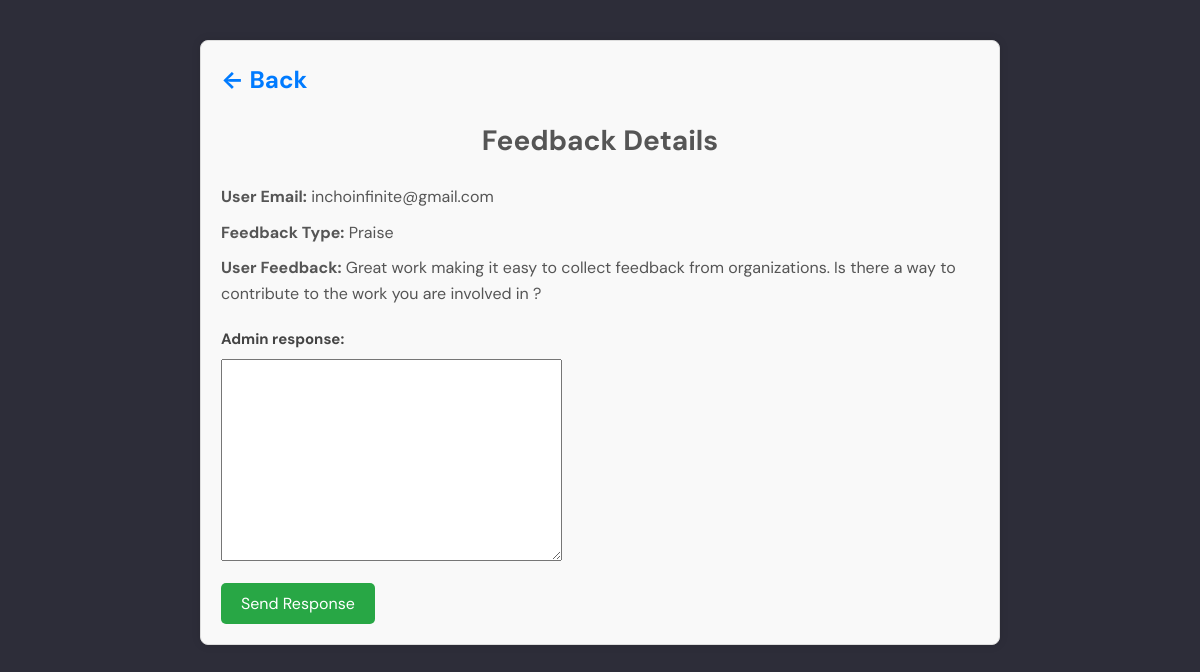
Screenshot of /reply_feedback/19/ with the database file from the repository.
### base/models.py (models this page shows, shortened)
class UserFeedback(models.Model):
    organization = models.ForeignKey(RegisteredOrg, on_delete=models.CASCADE, null=True)
    user_email = models.EmailField(max_length=200, null=True, blank=True)
    feedback_type = models.ForeignKey(FeedbackType, on_delete=models.CASCADE, null=True, blank=True)
    user_feedback = models.TextField()
    user_ratings = models.IntegerField(null=True, blank=True)
    submited_to = models.EmailField(max_length=100, null=True, blank=True)
    submit_date = models.DateTimeField(auto_now_add=True)
    admin_response = models.TextField(null=True, blank=True)
    response_sent = models.BooleanField(default=False)

class FeedbackType(models.Model):
    name = models.CharField(max_length=100, null=True)
    def __str__(self) :
        return self.name

### base/views_admin.py (the view, shortened to what this page needs)
# urls.py: path('reply_feedback/<str:pk>/', views_admin.reply_feedback, name="reply_feedback"),
def reply_feedback(request, pk):
    feedback = UserFeedback.objects.get(id=pk)
    form = AdminResponseForm(instance=feedback)
    context = {'feedback': feedback, 'form': form}
    return render(request, 'base/reply_feedback.html', context)

### base/forms.py
class AdminResponseForm(ModelForm):
    class Meta:
        model = UserFeedback
        fields = ['admin_response']

### base/templates/base/reply_feedback.html (shortened to what this page needs)
{% extends 'index.html' %} {% block content %}
<div class="feedback-container" style="max-width: 800px; margin: 40px auto; padding: 20px; border: 1px solid #ddd; border-radius: 8px; box-shadow: 0px 0px 10px rgba(0, 0, 0, 0.1);">
    <h1 style="margin-bottom: 20px; font-size: 24px; color: #333;">
        <a href="{% url 'admins_page' feedback.organization.id %}" style="color: #007bff; text-decoration: none;">← Back</a>
    </h1>
    <h1 style="text-align: center; font-size: 28px; color: #555; margin-bottom: 20px;">Feedback Details</h1>
    <div class="feedback-details" style="margin-bottom: 20px;">
        <p><strong>User Email:</strong> {{ feedback.user_email }}</p>
        <p><strong>Feedback Type:</strong> {{ feedback.feedback_type }}</p>
        <p><strong>User Feedback:</strong> {{ feedback.user_feedback }}</p>
    </div>
    {% if feedback.response_sent %}
    <div class="admin-response" style="background-color: #f9f9f9; padding: 15px; border: 1px solid #eee; border-radius: 5px;">
        <p><strong>Admin Response:</strong> {{ feedback.admin_response }}</p>
    </div>
    {% else %}
    <form method="POST" style="margin-top: 20px;">
        <div class="form-group" style="margin-bottom: 15px;">
            {{ form.admin_response.label_tag }} {{ form.admin_response }}
        </div>
        <button type="submit" class="btn-submit" style="background-color: #28a745; color: #fff; padding: 10px 20px; border: none; border-radius: 5px; cursor: pointer; font-size: 16px;">
                Send Response
            </button>
    </form>
    {% endif %}
</div>
{% endblock %}

### static/css/styless.css (style rules this page uses)
.form-group label { display: block; font-weight: bold; color: #444; margin-bottom: 8px; }
.feedback-details p { font-size: 16px; color: #555; margin: 10px 0; }

### static/css/style.css (style rules this page uses)
:root { --color-main: #71c6dd; --color-main-light: #e1f6fb; --color-dark: #3f4156; --color-dark-medium: #51546e; --color-dark-light: #696d97; --color-light: #e5e5e5; --color-gray: #8b8b8b; --color-light-gray: #b2bdbd; --color-bg: #2d2d39; --color-success: #5dd693; --color-error: #fc4b0b; }
* { font-family: "DM Sans", -apple-system, BlinkMacSystemFont, "Segoe UI", Roboto, Oxygen, Ubuntu, Cantarell, "Open Sans", "Helvetica Neue", sans-serif; margin: 0; padding: 0; box-sizing: border-box; text-rendering: optimizeLegibility; font-size: inherit; }
html { font-size: 56.25%; }
@media only screen and (min-width: 1200px) { html { font-size: 62.5%; } }
body { line-height: 1.6; font-weight: 400; font-size: 1.5rem; color: var(--color-light-gray); background-color: var(--color-bg); min-height: 100vh; }
a { display: inline-block; color: var(--color-main); text-decoration: none; }

### static/css/template2.css (style rules this page uses)
:root { --site-footer-bg-color: #44525d; --custom-btn-bg-color: #597081; --custom-btn-bg-hover-color: #5bc1ac; --secondary-color: #5a6f80; --white-color: #ffffff; --primary-color: #5bc1ac; --section-bg-color: #f0f8ff; --custom-btn-bg-color: #597081; --custom-btn-bg-hover-color: #5bc1ac; }
.feedback-container { max-width: 600px; margin: 0 auto; padding: 20px; background-color: #f9f9f9; border-radius: 8px; box-shadow: 0 0 10px rgba(0, 0, 0, 0.1); }
.form-group { margin-bottom: 15px; }

### rows the page displays
UserFeedback: user_email "inchoinfinite@gmail.com", feedback_type "Praise", user_feedback "Great work making it easy to collect feedback from organizations. Is there a way to contribute to the work you are involved in ?"
